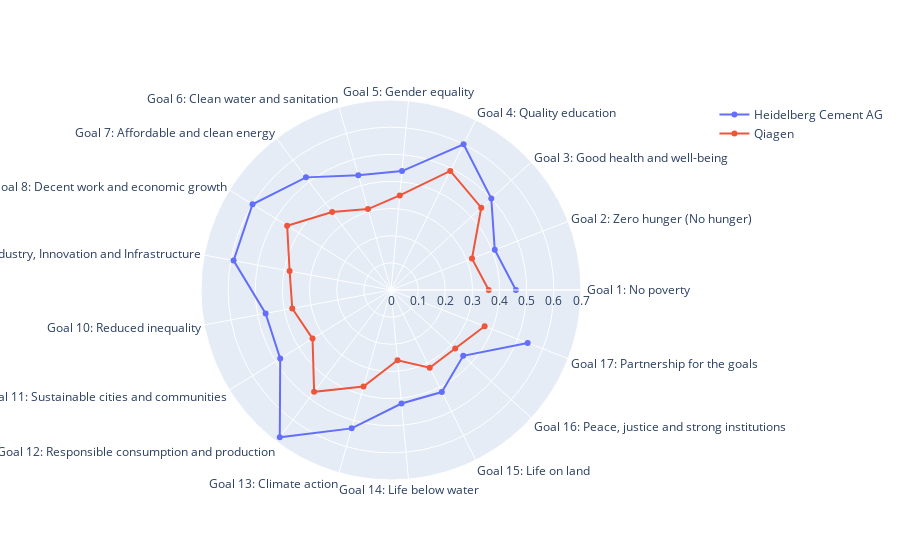

Write notebook code for a chart like this one.
### Code cell
# Make the radar plot for the 2 extreme companies
categories = SDG_df["SDG"].to_list()

fig = go.Figure()

for company in radar_extreme.index:
    fig.add_trace(go.Scatterpolar(
        r=radar_extreme.loc[company,categories].apply(lambda x: round(x,2)),
        theta=categories,
        # fill='toself',
        name=company
    ))

fig.update_layout(
  polar=dict(
    radialaxis=dict(
      visible=True,
      range=[0,best_boundary]
    )),
  showlegend=True
)

fig.show()

### Figure 1 — Plotly figure (JSON) as saved in the notebook; plotly's stock layout.template omitted (floating-point values rounded to 4 significant figures)
{"data": [{"name": "Heidelberg Cement AG", "r": [0.46, 0.41, 0.5, 0.6, 0.44, 0.44, 0.52, 0.6, 0.59, 0.47, 0.48, 0.68, 0.53, 0.42, 0.42, 0.36, 0.54], "theta": [" Goal 1: No poverty", "Goal 2: Zero hunger (No hunger)", "Goal 3: Good health and well-being", "Goal 4: Quality education", "Goal 5: Gender equality", "Goal 6: Clean water and sanitation", "Goal 7: Affordable and clean energy", "Goal 8: Decent work and economic growth", "Goal 9: Industry, Innovation and Infrastructure", "Goal 10: Reduced inequality", "Goal 11: Sustainable cities and communities", "Goal 12: Responsible consumption and production", "Goal 13: Climate action", "Goal 14: Life below water", "Goal 15: Life on land", "Goal 16: Peace, justice and strong institutions", "Goal 17: Partnership for the goals"], "type": "scatterpolar"}, {"name": "Qiagen", "r": [0.36, 0.32, 0.45, 0.49, 0.35, 0.31, 0.36, 0.45, 0.38, 0.37, 0.34, 0.47, 0.37, 0.26, 0.32, 0.32, 0.37], "theta": [" Goal 1: No poverty", "Goal 2: Zero hunger (No hunger)", "Goal 3: Good health and well-being", "Goal 4: Quality education", "Goal 5: Gender equality", "Goal 6: Clean water and sanitation", "Goal 7: Affordable and clean energy", "Goal 8: Decent work and economic growth", "Goal 9: Industry, Innovation and Infrastructure", "Goal 10: Reduced inequality", "Goal 11: Sustainable cities and communities", "Goal 12: Responsible consumption and production", "Goal 13: Climate action", "Goal 14: Life below water", "Goal 15: Life on land", "Goal 16: Peace, justice and strong institutions", "Goal 17: Partnership for the goals"], "type": "scatterpolar"}], "layout": {"polar": {"radialaxis": {"range": [0, 0.7], "visible": true}}, "showlegend": true}}
